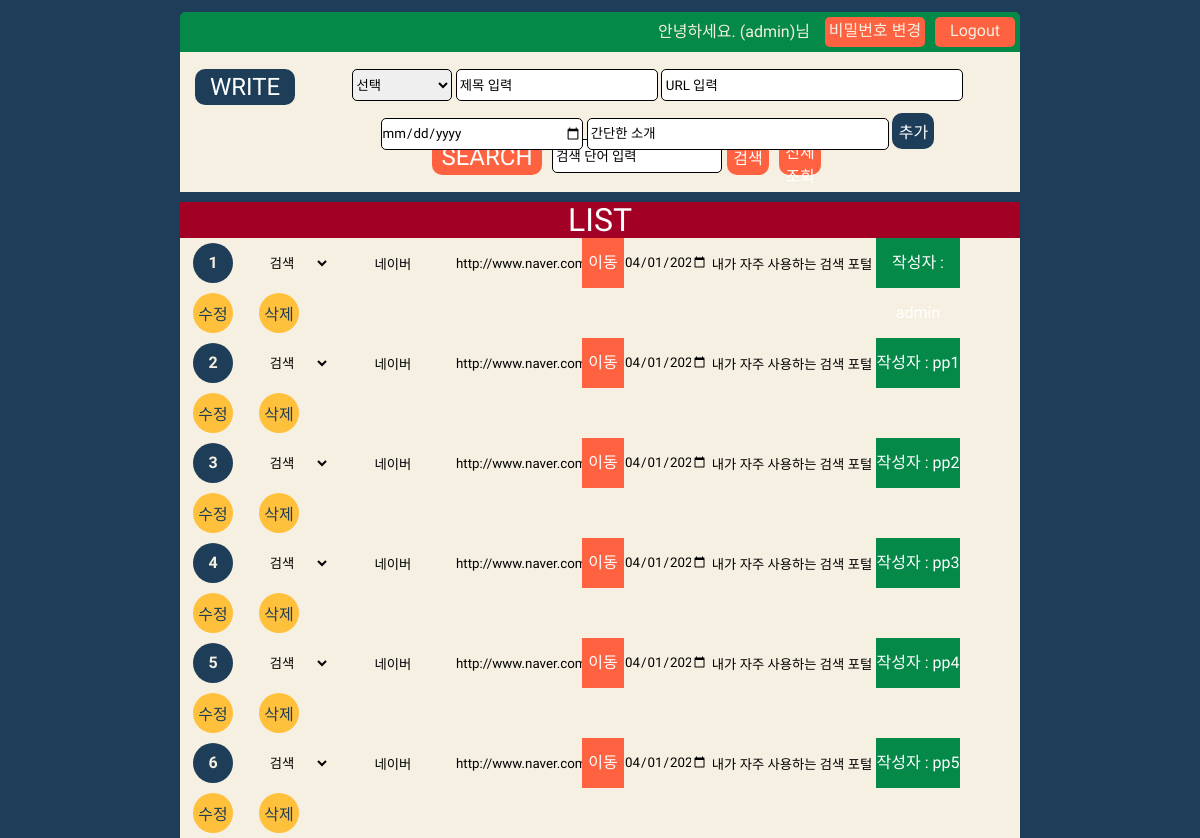
Screenshot of /PHP/main.php (signed in) with the database file from the repository.
### tables this page shows
CREATE TABLE `mypage`(
    `number` int(4) NOT NULL AUTO_INCREMENT,
    `id` char(10) NOT NULL,
    `pw` char(200) NOT NULL,
    `kt` enum('검색','학습','취미','금융','쇼핑','기타'),
    `title` char(20) NOT NULL,
    `url` char(100) NOT NULL,
    `date` DATE NOT NULL,
    `info` char(50) NOT NULL,
    `checknum` TINYINT(5) NOT NULL,
    PRIMARY KEY(`number`),
    KEY `idx_title` (`title`),
    KEY `idx_url` (`url`)
) AUTO_INCREMENT=1005;

### PHP/main.php (the view, shortened to what this page needs)
<!DOCTYPE html>
<html lang="ko">
	<head>
		<link rel="stylesheet" href="../CSS/dist/mypage.css">
	</head>
	<body>
		<header class="top_box">
			<p class="in_t">안녕하세요. (<?=$_SESSION['id']?>)님</p>
			<p id="new_bt" class="out_bt pw_bt">비밀번호 변경</p>
			<p class="out_bt"><a class="a_bt" href="./main.php?logout=ok">Logout</a></p>
		</header>
		<form class="add_box" method="POST" action="./main.php">
			<h1 class="title_mid">WRITE</h1>
			<select class="add_in_kt" name="category">
				<option value="선택">선택</option>
			</select>
			<input class="add_in_tt" maxlength="30" type="text" name="title" placeholder=" 제목 입력" required>
			<input class="add_in_url" type="url" name="url" placeholder=" URL 입력" required>
			<input class="add_in_date" type="date" name="date" required>
			<input class="add_in_info" type="text" name="info" maxlength="30" placeholder=" 간단한 소개" required>
			<input class="add_in_bt" type="submit" name="submit" value="추가">
		</form>
		<form action="./main.php" class="search_box" method="GET">
			<h1 class="title_ss">SEARCH</h1>
			<input class="sc_bt" type="submit" name="submit" value="검색">
			<button id="return_bt" class="sc_bt">전체조회</button>
		</form>
		<div class="mid_title"><p>LIST</p></div>
	</body>
</html>
<?php
	include "../INC/info.inc";
	function db_open( $host_db, $account_db, $password_db, $name_db){
        ($db_handler = mysqli_connect("$host_db", "$account_db", "$password_db", "$name_db"))
        || print "<script>alert(\"DB 연결 실패\"); location.href=\"./screen_login.php\";</script>";
        return $db_handler;
    }
	function total_query( $db_handler, $run_query){
		$i = 1;
		($db_put = mysqli_query($db_handler, $run_query))
		|| print "<script>alert(\"쿼리 실패{$run_query}\"); location.href=\"./screen_login.php\";</script>";
		while($all_record = mysqli_fetch_assoc($db_put)){
			echo "<div class=\"back_box\">";
			echo "<form class=\"in_data\" method=\"POST\" action=\"./main.php?no={$all_record['number']}\">";
			echo "<p class=\"number_ing\">{$i}</p>";
			echo "<select class=\"data_in_kt\" name=\"category\"><option value={$all_record['kt']}>{$all_record['kt']}<option value=\"검색\">검색</option><option value=\"학습\">학습</option><option value=\"취미\">취미</option><option value=\"금융\">금융</option><option value=\"쇼핑\">쇼핑</option><option value=\"기타\">기타</option></select>";
			echo "<input class=\"data_in_tt\" type=\"text\" maxlength=\"30\" name=\"title\" value=\"{$all_record['title']}\"><input class=\"data_in_url\" type=\"url\" name=\"url\" value=\"{$all_record['url']}\"><a class=\"data_in_move\" href=\"{$all_record['url']}\" target=\"_blank\">이동</a><input class=\"data_in_date\" type=\"date\" name=\"date\" value=\"{$all_record['date']}\"><input class=\"data_in_info\" type=\"text\" maxlength=\"30\" name=\"info\" value=\"{$all_record['info']}\"><span class=\"data_in_id\">작성자 : {$all_record['id']}</span><input class=\"data_in_bt\" type=\"submit\" name=\"submit\" value=\"수정\"><input class=\"data_in_bt data_in_bt_c\" id=\"del_bt\" type=\"submit\" name=\"submit\" value=\"삭제\">";
			echo "</form></div>";
			$i++;
		}
	}
	$ok_handler = db_open( $dbhost, $dbid, $dbpw, $dbname);
	$id = $_SESSION['id'];
	if($id == 'admin'){
		if(@$_GET['submit'] == '검색'){
				total_query($ok_handler, $search_admin_query);
		} else {
			total_query($ok_handler, $admin_query);
		}
	} else {
		if(@$_GET['submit'] == '검색'){
			total_query($ok_handler, $search_all_query);
		} else {
			total_query($ok_handler, $member_query);
		}
	}
?>

### rows the page displays
mypage: category "검색", title "네이버", url "http://www.naver.com", date "04/01/2021", info "내가 자주 사용하는 검색 포털"
mypage: category "검색", title "네이버", url "http://www.naver.com", date "04/01/2021", info "내가 자주 사용하는 검색 포털", id "pp1"
mypage: category "검색", title "네이버", url "http://www.naver.com", date "04/01/2021", info "내가 자주 사용하는 검색 포털", id "pp2"
mypage: category "검색", title "네이버", url "http://www.naver.com", date "04/01/2021", info "내가 자주 사용하는 검색 포털", id "pp3"
mypage: category "검색", title "네이버", url "http://www.naver.com", date "04/01/2021", info "내가 자주 사용하는 검색 포털", id "pp4"
mypage: category "검색", title "네이버", url "http://www.naver.com", date "04/01/2021", info "내가 자주 사용하는 검색 포털", id "pp5"

### other values shown
$_SESSION['id'] "admin"
